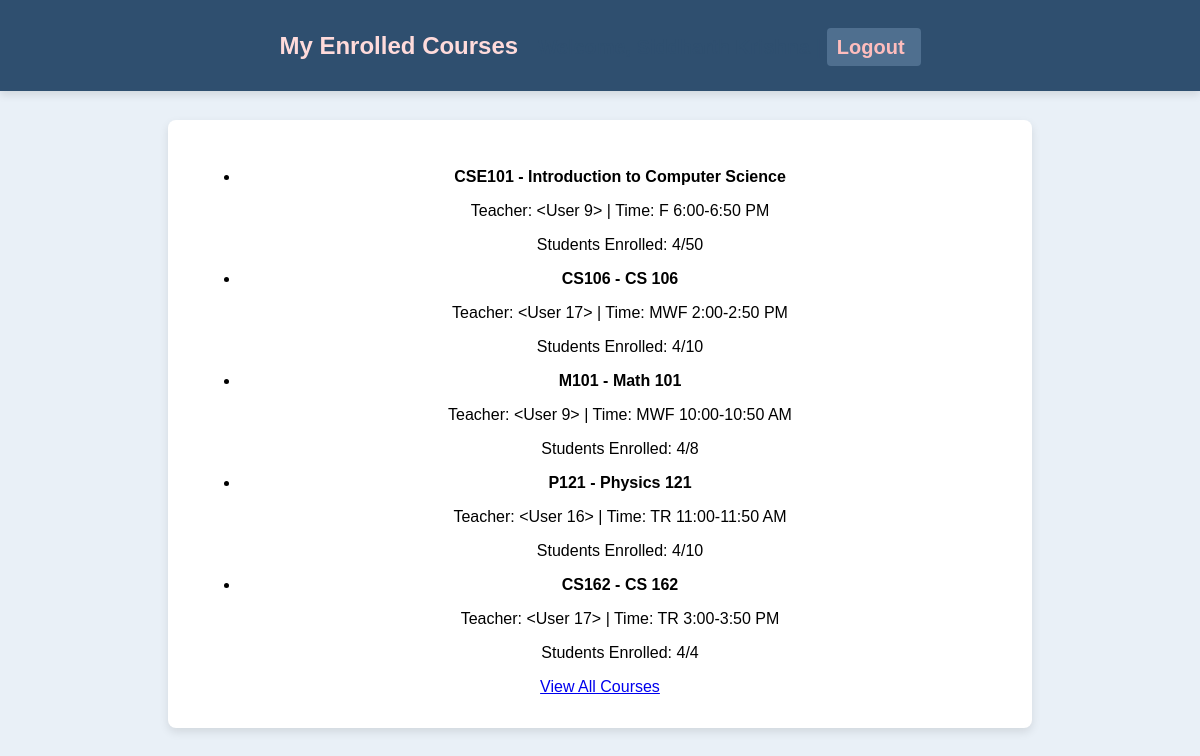
The app's page /student/my_courses (signed in) with its own data.
### app.py (models this page shows)
class Course(db.Model):
    id = db.Column(db.Integer, primary_key=True)
    course_code = db.Column(db.String(10))
    course_name = db.Column(db.String(100))
    capacity = db.Column(db.Integer)
    teacher_id = db.Column(db.Integer, db.ForeignKey('user.id'))
    teacher = db.relationship('User', backref='teaching_courses', foreign_keys=[teacher_id])
    time = db.Column(db.String(50))
    enrolled_count = db.Column(db.Integer, default=0)

### app.py (the view)
@app.route('/student/my_courses')
@login_required
def my_courses():
    if current_user.role != 'student':
        flash("Access denied: Only students can view this page.", "danger")
        return redirect(url_for('login'))
    enrollments = Enrollment.query.filter_by(user_id=current_user.id).all()
    enrolled_courses = [Course.query.get(enrollment.course_id) for enrollment in enrollments]
    return render_template('my_courses.html', courses=enrolled_courses)

### app.py (called while the page is built)
@login_manager.user_loader
def load_user(user_id):
    return User.query.get(int(user_id))

### templates/my_courses.html (shortened to what this page needs)
<!DOCTYPE html>
<html lang="en">
<head>
    <link rel="stylesheet" href="{{ url_for('static', filename='styles.css') }}">
</head>
<body>
    <div class="header">
        <h1>My Enrolled Courses</h1>
        <p class="welcome-message">Welcome, {{ current_user.username }} | <a href="{{ url_for('logout') }}" class="sign-out">Logout</a></p>
    </div>
    <div class="container">
        <ul>
            {% if courses %}
                {% for course in courses %}
                <li>
                    <strong>{{ course.course_code }} - {{ course.course_name }}</strong>
                    <p>Teacher: {{ course.teacher }} | Time: {{ course.time }}</p>
                    <p>Students Enrolled: {{ course.enrolled_count }}/{{ course.capacity }}</p>
                </li>
                {% endfor %}
            {% else %}
                <p>You are not enrolled in any courses yet.</p>
            {% endif %}
        </ul>
        <a href="{{ url_for('student_courses') }}" class="button">View All Courses</a>
    </div>
</body>
</html>

### static/styles.css (style rules this page uses)
body { font-family: Arial, sans-serif; background-color: #e9f0f7; margin: 0; display: flex; justify-content: center; align-items: center; min-height: 100vh; }
.container { max-width: 800px; width: 100%; background-color: #ffffff; padding: 2rem; border-radius: 8px; box-shadow: 0px 4px 10px rgba(0, 0, 0, 0.1); text-align: center; margin: 5rem auto 2rem; }
.header { width: 100%; background-color: #2f4f6f; color: #fff; padding: 1rem 0; display: flex; justify-content: center; align-items: center; box-shadow: 0px 4px 8px rgba(0, 0, 0, 0.1); position: fixed; top: 0; left: 0; z-index: 10; margin-bottom: 20px; }
.header h1, .header h2 { margin: 0; color: #ffdbdb; }
.header h1 { font-size: 1.5rem; margin-right: 20px; }
.sign-out { color: #ffbdbd; text-decoration: none; font-weight: bold; padding: 0.5rem 1rem; border-radius: 4px; background-color: #4f6f8f; padding-left: 10px; }
.welcome-message { font-size: 1.25rem; color: #2f4f6f; font-weight: bold; margin-bottom: 1rem; margin-top: 20px; }

### records on screen
Course: course_code "CSE101", course_name "Introduction to Computer Science", teacher "<User 9>", time "F 6:00-6:50 PM", enrolled_count "4", capacity "50"
Course: course_code "CS106", course_name "CS 106", teacher "<User 17>", time "MWF 2:00-2:50 PM", enrolled_count "4", capacity "10"
Course: course_code "M101", course_name "Math 101", teacher "<User 9>", time "MWF 10:00-10:50 AM", enrolled_count "4", capacity "8"
Course: course_code "P121", course_name "Physics 121", teacher "<User 16>", time "TR 11:00-11:50 AM", enrolled_count "4", capacity "10"
Course: course_code "CS162", course_name "CS 162", teacher "<User 17>", time "TR 3:00-3:50 PM", enrolled_count "4", capacity "4"
